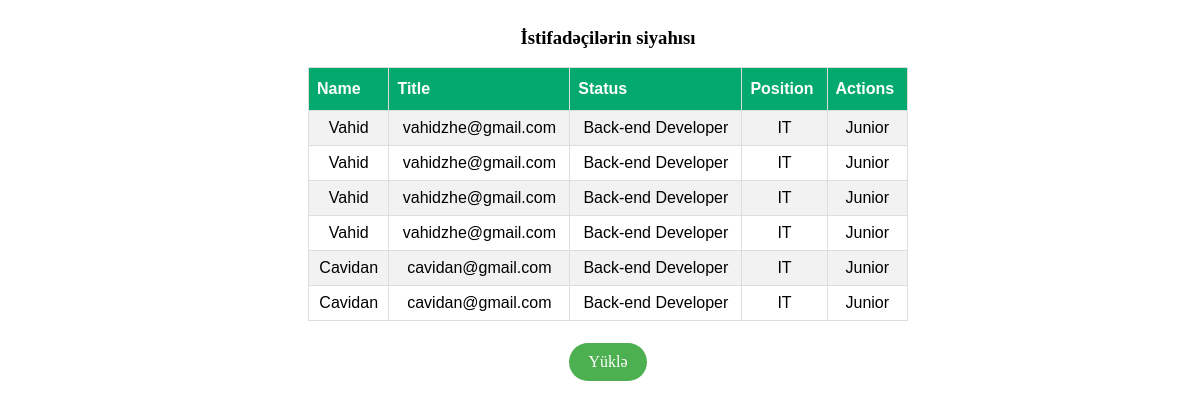
The page / on the database its author committed.
### tables this page shows
CREATE TABLE `users` (
  `id` int(11) NOT NULL,
  `name` varchar(50) NOT NULL,
  `email` varchar(50) NOT NULL,
  `position` varchar(50) NOT NULL,
  `department` varchar(50) NOT NULL,
  `level` varchar(50) NOT NULL
);

### index.php (the view, shortened to what this page needs)
<?php
require_once "db.php";
$sql = "SELECT * FROM users";
$result = $conn->query($sql);
?>
<!DOCTYPE html>
<html>
<head>
</head>
<body>
    <h3>İstifadəçilərin siyahısı</h3>
    <table id="customers">
        <tr>
            <th>Name</th>
            <th>Title</th>
            <th>Status</th>
            <th>Position</th>
            <th>Actions</th>
        </tr>
        <?php
        if ($result->rowCount() > 0) {
            while ($row = $result->fetch()) {
        ?>
                <tr>
                    <td><?php echo $row['name'] ?></td>
                    <td><?php echo $row['email'] ?></td>
                    <td><?php echo $row['position'] ?></td>
                    <td><?php echo $row['department'] ?></td>
                    <td><?php echo $row['level'] ?></td>
                </tr>
        <?php
            }
        }
        ?>
    </table>
    <br>
    <a href="generator.php" target="_blank" class="button">Yüklə</a>
</body>
</html>

### index.php (style rules this page uses)
body { box-sizing: border-box; text-align: center; margin-left: 200px auto; width: 100%; display: flex; flex-direction: column; justify-content: center; align-items: center; }
.button { background-color: #4CAF50; border-radius: 200px; color: white; padding: 10px 19px; text-align: center; text-decoration: none; display: inline-block; font-size: 16px; margin: 4px 2px; cursor: pointer; }
#customers { font-family: Arial, Helvetica, sans-serif; border-collapse: collapse; width: 50%; }
#customers td, #customers th { border: 1px solid #ddd; padding: 8px; }
#customers tr:nth-child(even) { background-color: #f2f2f2; }
#customers th { padding-top: 12px; padding-bottom: 12px; text-align: left; background-color: #04AA6D; color: white; }

### rows shown on the page
users: name "Vahid", email "vahidzhe@gmail.com", position "Back-end Developer", department "IT", level "Junior"
users: name "Vahid", email "vahidzhe@gmail.com", position "Back-end Developer", department "IT", level "Junior"
users: name "Vahid", email "vahidzhe@gmail.com", position "Back-end Developer", department "IT", level "Junior"
users: name "Vahid", email "vahidzhe@gmail.com", position "Back-end Developer", department "IT", level "Junior"
users: name "Cavidan", email "cavidan@gmail.com", position "Back-end Developer", department "IT", level "Junior"
users: name "Cavidan", email "cavidan@gmail.com", position "Back-end Developer", department "IT", level "Junior"
